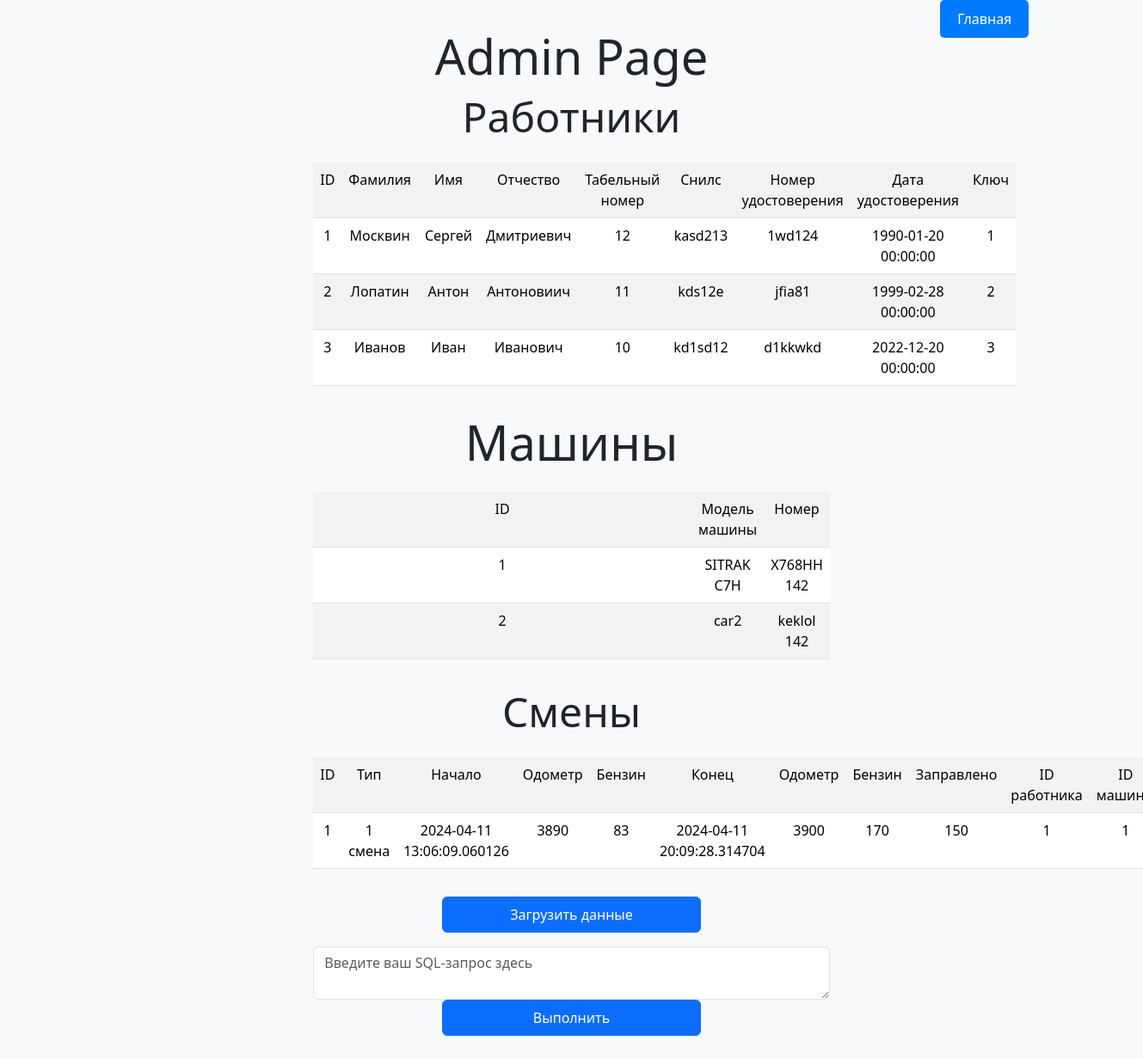
/user/404, run on the app's committed database.
### models.py (models this page shows)
class Workers(db.Model):
    __tablename__ = "Workers"
    id = db.Column(db.Integer, primary_key=True, autoincrement=True)
    last_name = db.Column(db.String(300), nullable=False)
    first_name = db.Column(db.String(300), nullable=False)
    surname = db.Column(db.String(300), nullable=False)
    tabel = db.Column(db.String(300), nullable=False)
    snils = db.Column(db.String(300), nullable=False)
    license_number = db.Column(db.String(300), nullable=False)
    license_date = db.Column(db.DateTime, nullable=False)
    key = db.Column(db.String(300), nullable=False)
    @staticmethod
    def select_all():
        return Workers.query.all()

class Vehicles(db.Model):
    __tablename__ = "Vehicles"
    id = db.Column(db.Integer, primary_key=True, autoincrement=True)
    model = db.Column(db.String(300), nullable=False)
    plate = db.Column(db.String(300), nullable=False)
    @staticmethod
    def select_all():
        return Vehicles.query.all()

class Shifts(db.Model):
    __tablename__ = "Shifts"
    id = db.Column(db.Integer, primary_key=True, autoincrement=True)
    type = db.Column(db.String(300), nullable=False)
    date_started = db.Column(db.DateTime, default=datetime.utcnow)
    date_ended = db.Column(db.DateTime,  nullable=True, default=None)
    odometer_start = db.Column(db.Integer, nullable=False)
    diesel_start = db.Column(db.Integer, nullable=False)
    odometer_end = db.Column(db.Integer, nullable=True, default=None)
    diesel_end = db.Column(db.Integer, nullable=True, default=None)
    refill = db.Column(db.Integer, nullable=True, default=None)
    employer_id = db.Column(db.Integer, db.ForeignKey('Workers.id'))
    vehicle_id = db.Column(db.Integer, db.ForeignKey('Vehicles.id'))
    @staticmethod
    def select_all():
        return Shifts.query.all()

### routes.py (the view, shortened to what this page needs)
@app.route('/user/404', methods=['GET', 'POST'])
def admin():
    workers = ORM.select('Workers')
    vehicles = ORM.select('Vehicles')
    shifts = ORM.select('Shifts')
    return render_template('admin.html', workers=workers, vehicles=vehicles, shifts=shifts)

### orm.py (called while the page is built)
    @staticmethod
    def get_table(table):
        if table == "Workers": return Workers
        if table == "Vehicles": return Vehicles
        if table == "Shifts": return Shifts

    @staticmethod
    def select(table, id='All'):
        table = ORM.get_table(table)
        with app.app_context():
            rows = table.select_all()
            if id == 'All': return rows
            for row in rows:
                if row.id == id:
                    return row

### templates/admin.html (shortened to what this page needs)
{% extends 'base.html' %}
{% block body %}
<div class="cover-container d-flex w-100 h-100 p-3 mx-auto flex-column justify-content-center">
    <h1 class="display-4">Admin Page</h1>
    <div class="mb-3">
        <h2 class="display-5">Работники</h2>
    </div>
    <div class="mb-3">
        <table class="table table-Secondary table-striped">
            <tr class="table table-Secondary table-striped">
                <td class="table table-Secondary table-striped">ID</td>
                <td class="table table-Secondary table-striped">Фамилия</td>
                <td class="table table-Secondary table-striped">Имя</td>
                <td class="table table-Secondary table-striped">Отчество</td>
                <td class="table table-Secondary table-striped">Табельный номер</td>
                <td class="table table-Secondary table-striped">Снилс</td>
                <td class="table table-Secondary table-striped">Номер удостоверения</td>
                <td class="table table-Secondary table-striped">Дата удостоверения</td>
                <td class="table table-Secondary table-striped">Ключ</td>
            </tr>
            {% for worker in workers %}
            <tr class="table table-Secondary table-striped">
                <td class="table table-Secondary table-striped">{{ worker.id }}</td>
                <td class="table table-Secondary table-striped">{{ worker.last_name }}</td>
                <td class="table table-Secondary table-striped">{{ worker.first_name }}</td>
                <td class="table table-Secondary table-striped">{{ worker.surname }}</td>
                <td class="table table-Secondary table-striped">{{ worker.tabel }}</td>
                <td class="table table-Secondary table-striped">{{ worker.snils }}</td>
                <td class="table table-Secondary table-striped">{{ worker.license_number }}</td>
                <td class="table table-Secondary table-striped">{{ worker.license_date }}</td>
                <td class="table table-Secondary table-striped">{{ worker.key }}</td>
            </tr>
            {% endfor %}
        </table>
    </div>
    <div class="mb-3">
        <h2 class="display-4">Машины</h2>
    </div>
    <div class="mb-3">
        <table class="table table-Secondary table-striped">
            <tr class="table table-Secondary table-striped">
                <td class="table table-Secondary table-striped">ID</td>
                <td class="table table-Secondary table-striped">Модель машины</td>
                <td class="table table-Secondary table-striped">Номер</td>
            </tr>
            {% for vehicle in vehicles %}
            <tr class="table table-Secondary table-striped">
                <td class="table table-Secondary table-striped">{{ vehicle.id }}</td>
                <td class="table table-Secondary table-striped">{{ vehicle.model }}</td>
                <td class="table table-Secondary table-striped">{{ vehicle.plate }}</td>
            </tr>
            {% endfor %}
        </table>
    </div>
    <div class="mb-3">
        <h2 class="display-5">Смены</h2>
    </div>
    <div class="mb-3">
        <table class="table table-Secondary table-striped">
            <tr class="table table-Secondary table-striped">
                <td class="table table-Secondary table-striped">ID</td>
                <td class="table table-Secondary table-striped">Тип</td>
                <td class="table table-Secondary table-striped">Начало</td>
                <td class="table table-Secondary table-striped">Одометр</td>
                <td class="table table-Secondary table-striped">Бензин</td>
                <td class="table table-Secondary table-striped">Конец</td>
                <td class="table table-Secondary table-striped">Одометр</td>
                <td class="table table-Secondary table-striped">Бензин</td>
                <td class="table table-Secondary table-striped">Заправлено</td>
                <td class="table table-Secondary table-striped">ID работника</td>
                <td class="table table-Secondary table-striped">ID машины</td>
            </tr>
            {% for shift in shifts %}
            <tr class="table table-Secondary table-striped">
                <td class="table table-Secondary table-striped">{{ shift.id }}</td>
                <td class="table table-Secondary table-striped">{{ shift.type }}</td>
                <td class="table table-Secondary table-striped">{{ shift.date_started }}</td>
                <td class="table table-Secondary table-striped">{{ shift.odometer_start }}</td>
                <td class="table table-Secondary table-striped">{{ shift.diesel_start }}</td>
                <td class="table table-Secondary table-striped">{{ shift.date_ended }}</td>
                <td class="table table-Secondary table-striped">{{ shift.odometer_end }}</td>
                <td class="table table-Secondary table-striped">{{ shift.diesel_end }}</td>
                <td class="table table-Secondary table-striped">{{ shift.refill }}</td>
                <td class="table table-Secondary table-striped">{{ shift.employer_id }}</td>
                <td class="table table-Secondary table-striped">{{ shift.vehicle_id }}</td>
            </tr>
            {% endfor %}
        </table>
    </div>
    <div class="mb-3">
        <form method="GET" action="/user/404/upload">
            <button class="btn btn-primary w-50 py-2" type="submit">Загрузить данные</button>
        </form>
    </div>
    <div class="form-floating">
        <form id="sql-form" method="POST" action="/user/404">
            <textarea class="form-control InputPole" name="sql_query" placeholder="Введите ваш SQL-запрос здесь"></textarea>
            <button class="btn btn-primary w-50 py-2" type="submit">Выполнить</button>
        </form>
    </div>
</div>
{% endblock %}

### templates/base.html (shortened to what this page needs)
<!doctype html>
<html lang="ru">
<head>
	<link href="https://cdn.jsdelivr.net/npm/bootstrap@5.3.3/dist/css/bootstrap.min.css" rel="stylesheet">
</head>
<body class="d-flex w-100 h-100 text-center bg-body-tertiary">
<a href="/" class="home-button">Главная</a>
<div class="cover-container d-flex w-50 h-100 p-3 mx-auto flex-column">
	{% block body %}
	{% endblock %}
</div>
</body>
</html>

### data on the page
Workers: id "1", last_name "Москвин", first_name "Сергей", surname "Дмитриевич", tabel "12", snils "kasd213", license_number "1wd124", license_date "1990-01-20 00:00:00", key "1"
Workers: id "2", last_name "Лопатин", first_name "Антон", surname "Антоновиич", tabel "11", snils "kds12e", license_number "jfia81", license_date "1999-02-28 00:00:00", key "2"
Workers: id "3", last_name "Иванов", first_name "Иван", surname "Иванович", tabel "10", snils "kd1sd12", license_number "d1kkwkd", license_date "2022-12-20 00:00:00", key "3"
Vehicles: id "1", model "SITRAK C7H", plate "Х768НН 142"
Vehicles: id "2", model "car2", plate "keklol 142"
Shifts: id "1", type "1 смена", date_started "2024-04-11 13:06:09.060126", odometer_start "3890", diesel_start "83", date_ended "2024-04-11 20:09:28.314704", odometer_end "3900", diesel_end "170", refill "150", employer_id "1", vehicle_id "1"
